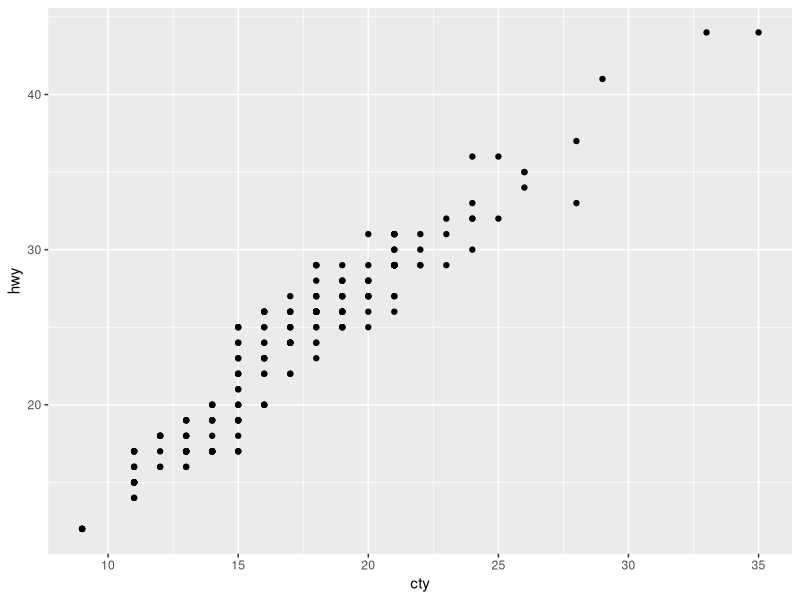
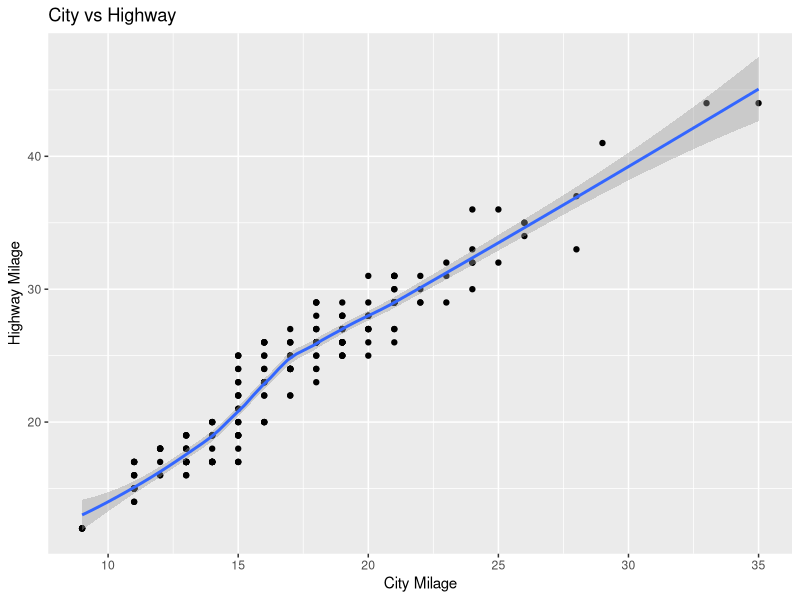

Write the R code that produced these figures, in order.
## ---- chunk 1
#| label: MPG in city vs highway
#| message: false
#| warning: false
library(tidyverse)

ggplot(
  data = mpg, 
  mapping = aes(
    x = cty,
    y = hwy
  )
)+ geom_point()


## ---- chunk 2
#| label: c2
#| echo: true
library(tidyverse)

ggplot(
  data = mpg, 
  mapping = aes(
    x = cty,
    y = hwy
  )
)+ geom_point() + 
  geom_smooth() + 
  labs(
    x = "City Milage",
    y = "Highway Milage", 
    title = "City vs Highway"
  )
